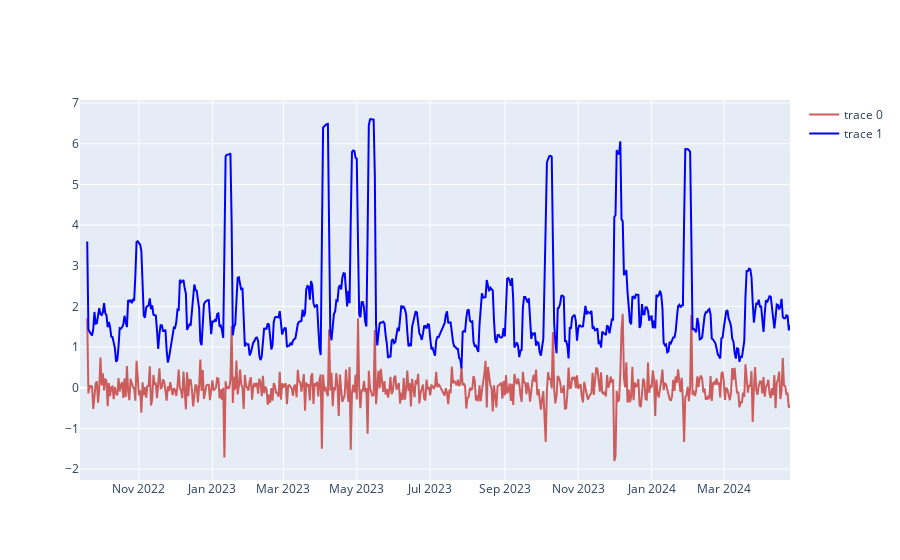

Write notebook code for a chart like this one.
### Code cell
moving_average_sleep = go.Figure(data=[
    go.Scatter(x=df_sleep.index, 
    y=rolstd_dif_sqrt.values,
    marker_color='indianred', text="ma_sleep"),
    go.Scatter(x=df_sleep.index, 
    y=rolmean_dif_sqrt.values,
    marker_color='blue', text="deep_sleep")])

moving_average_sleep.show()

### Figure 1 — Plotly figure (JSON) as saved in the notebook; plotly's stock layout.template omitted (floating-point values rounded to 4 significant figures; data arrays with more than 128 entries replaced by an {"elided": "..."} marker saying what was removed)
{"data": [{"marker": {"color": "indianred"}, "text": "ma_sleep", "type": "scatter", "x": {"elided": "586 str values"}, "y": {"elided": "586 float values"}}, {"marker": {"color": "blue"}, "text": "deep_sleep", "type": "scatter", "x": {"elided": "586 str values"}, "y": {"elided": "586 float values"}}], "layout": {}}
